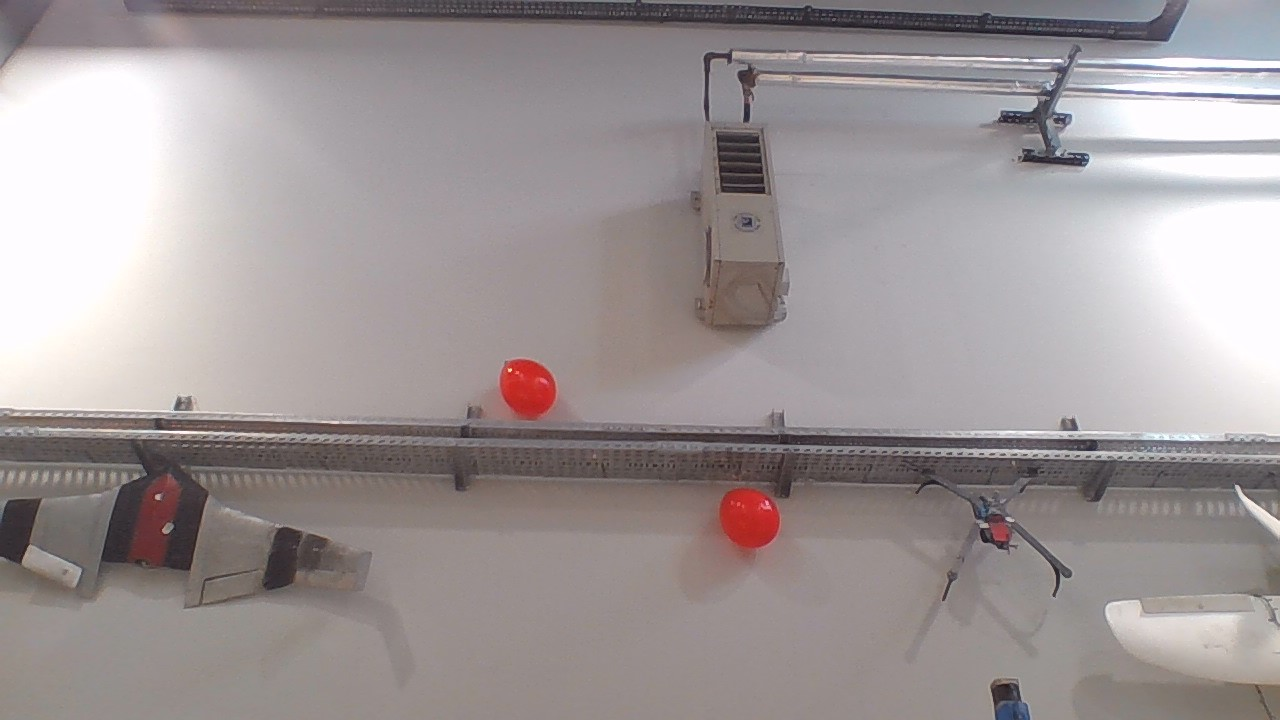
#> input picture src/buoy_detection/test_images/1.jpg, 1280 x 720 px, given in place of the camera
$ python dubaParkuruGorev.py
#> lines starting #> are read from the running program, lines starting #| are printed output that depends on the picture; after the words box and inside, x2 and y2 are one past the last pixel; in counts of white or black regions, pixels touching at a corner belong together
import cv2
import numpy as np
import itertools

# Renk aralıklarını HSV cinsinden tanımla (kalibre et)
color_ranges = {
    # Kırmızı duba rengi: https://rgb.to/ral/3000
    'kırmızı': [(0, 120, 70), (10, 255, 255)],  # Alt
    'kırmızı2': [(170, 120, 70), (180, 255, 255)],  # Üst

    # Yeşil duba rengi: https://rgb.to/ral/1021
    'yeşil': [(40, 200, 10), (70, 255, 255)],

    # Sarı duba rengi: https://rgb.to/ral/6001
    'sarı': [(20, 200, 100), (30, 255, 255)]
}

# Renkleri tanımla
neon_yesil = (0, 255, 0)
mavi = (255, 0, 0)
kirmizi = (0, 0, 255)
sari = (0, 255, 255)
beyaz = (255, 255, 255)

# Minimum genişlik oranı (kalibre edilebilir)
width_ratio = 0.7  # Diğer objelerin en büyük objenin en az yüzde 70'i kadar geniş olması gerekir

# Gölge toleransı (kalibre edilebilir)
shadow_tolerance = 30  # Gölgeler için tolere edilecek piksel sayısı

# Dikkate alınacak minimum obje boyutu (kalibre edilebilir)
min_size = 30

# Sarı-yeşil arası alanı tercih etme toleransı, parkur sağa dönüş içerdiği için (kalibre edilebilir)
preference_tolerance = 5

# Son dubanın tespiti (kalibre edilebilir)
min_height_for_parkour_over = 100  # Parkurun bittiğini belirleyecek piksel boy limiti

cap = cv2.VideoCapture(0)

def draw_line(frame, pt1, pt2, color, draw_dot=True):
    # pt1 ve pt2 arasında çizgi çiz
    cv2.line(frame, pt1, pt2, color, 2)
    if draw_dot:
        # Çizginin ortasına nokta çiz
        middle = ((pt1[0] + pt2[0]) // 2, (pt1[1] + pt2[1]) // 2)
        cv2.circle(frame, middle, 5, kirmizi, -1)
        return middle
    return None

def draw_center_lines(frame, center_point, target_point, width, height):
    # Dikey sarı çizgi çiz
    if target_point:
        vertical_x = target_point[0]
    else:
        vertical_x = width // 2
    cv2.line(frame, (vertical_x, 0), (vertical_x, height), sari, 2)

    # Merkez noktasına yeşil nokta çiz
    cv2.circle(frame, center_point, 5, neon_yesil, -1)

    # Dikey ve yatay çizgilerin kesiştiği noktaya sarı nokta çiz
    cv2.circle(frame, (vertical_x, center_point[1]), 5, sari, -1)

    return (vertical_x, center_point[1])

# Ekran çözünürlüğünü al ve kareyi ölçekle
screen_width = 1280
screen_height = 720

while True:
    ret, frame = cap.read()
#> frame is the input picture: shape (720, 1280, 3); mean B, G, R 151.9, 151.2, 159
    if not ret:
        break

    height, width = frame.shape[:2]

    # Kareyi HSV renkuzayına dönüştür
    hsv = cv2.cvtColor(frame, cv2.COLOR_BGR2HSV)
#> hsv: shape (720, 1280, 3); mean H, S, V 82.5, 19.2, 160.1

    # Tüm renk maskeleri için birleştirilmiş bir boş maske başlat
    combined_mask = np.zeros(hsv.shape[:2], dtype="uint8")

    all_contours = []
    object_bboxes = []
    object_colors = []

    max_width = 0

    # Her renk aralığını ayrı ayrı işle
    for color, (lower, upper) in color_ranges.items():
        if color == 'kırmızı2':  # İkinci kırmızı aralığını ayrı işle
            continue
        mask = cv2.inRange(hsv, np.array(lower), np.array(upper))
        if color == 'kırmızı':  # İki kırmızı maskesini birleştir
            mask2 = cv2.inRange(hsv, np.array(color_ranges['kırmızı2'][0]), np.array(color_ranges['kırmızı2'][1]))
            mask = cv2.add(mask, mask2)

        # Bağlantılı parçaları doldurmak için morfolojik kapama uygula
        kernel = np.ones((shadow_tolerance, shadow_tolerance), np.uint8)
        mask = cv2.morphologyEx(mask, cv2.MORPH_CLOSE, kernel)

        combined_mask = cv2.bitwise_or(combined_mask, mask)

        # Konturları bul
        contours, _ = cv2.findContours(mask, cv2.RETR_EXTERNAL, cv2.CHAIN_APPROX_SIMPLE)
        for contour in contours:
            x, y, w, h = cv2.boundingRect(contour)

            # En az 30 piksel genişlik ve yüksekliğe sahip objeleri filtrele
            if w >= min_size and h >= min_size:
                object_bboxes.append((x, y, w, h))
                object_colors.append(color)
                max_width = max(max_width, w)
#> this loop made 4 passes
#> pass 1, `mask = cv2.inRange(hsv, np.array(lower), np.array(upper))`:
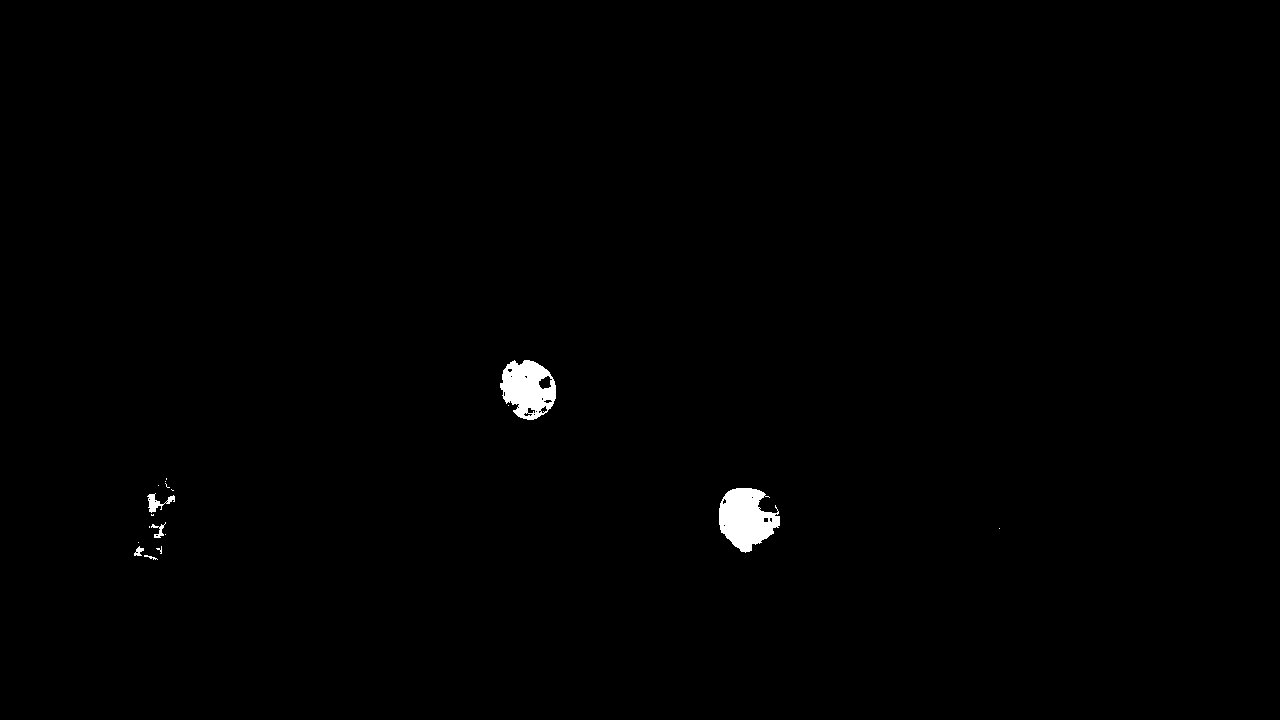
#> mask: shape (720, 1280); 0.58% white; 18 white regions (12 under 20 px), largest, box (x1, y1, x2, y2) and area: (719, 488, 780, 553) 2633, (500, 360, 556, 420) 2273, (147, 493, 175, 513) 212, (151, 522, 166, 538) 85, (134, 546, 144, 556) 55, (144, 555, 158, 560) 27
#> pass 1, `mask = cv2.morphologyEx(mask, cv2.MORPH_CLOSE, kernel)`:
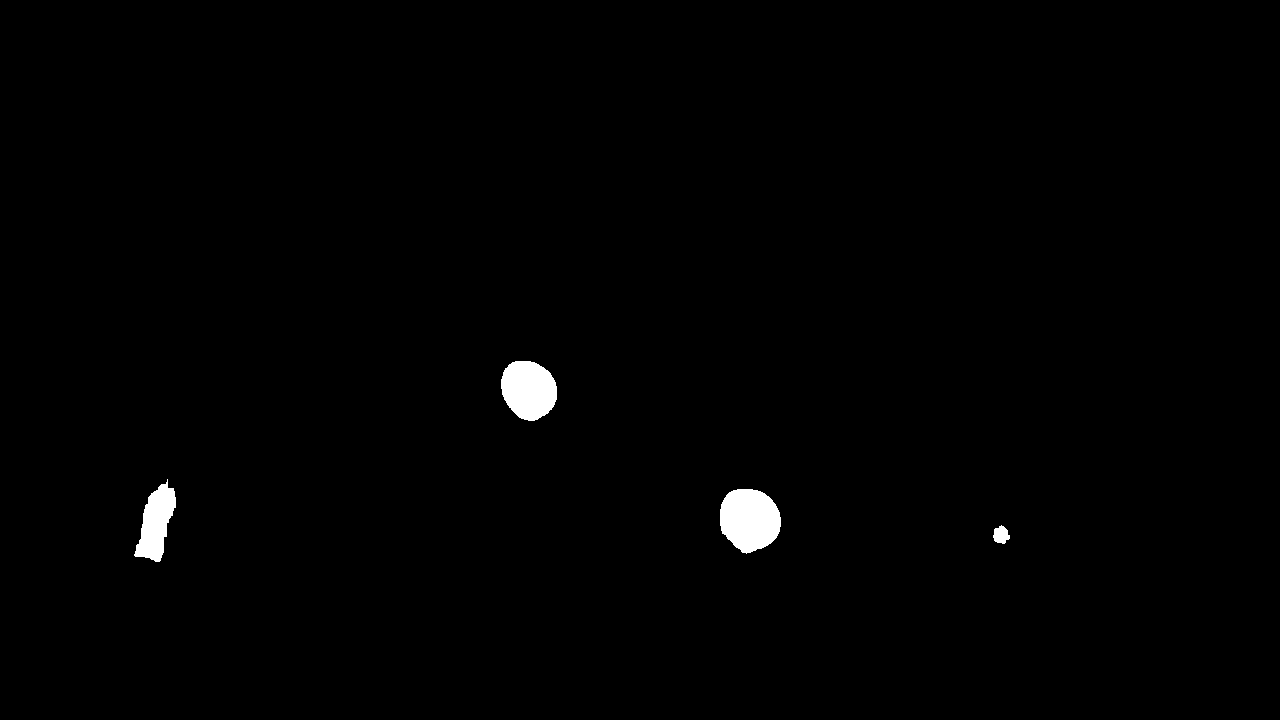
#> mask: shape (720, 1280); 0.85% white; 4 white regions, box (x1, y1, x2, y2) and area: (720, 489, 781, 554) 3056, (501, 361, 557, 421) 2607, (134, 479, 176, 562) 1919, (993, 525, 1010, 544) 223
#> after the loop, object_bboxes = [(720, 489, 61, 65), (134, 479, 42, 83), (501, 361, 56, 60)]; object_colors = ['kırmızı', 'kırmızı', 'kırmızı']

    # Genişlik oranı ve boyuta göre objeleri filtrele
    filtered_bboxes = []
    filtered_colors = []

    for (x, y, w, h), color in zip(object_bboxes, object_colors):
        if w >= width_ratio * max_width:
            filtered_bboxes.append((x, y, w, h))
            filtered_colors.append(color)
            color_label = f'{color.capitalize()} obje'
            color_value = kirmizi if color == 'kırmızı' else (neon_yesil if color == 'yeşil' else sari)
            cv2.rectangle(frame, (x, y), (x + w, y + h), color_value, 2)
            cv2.putText(frame, color_label, (x, y - 10), cv2.FONT_HERSHEY_SIMPLEX, 0.5, color_value, 2)
#> this loop made 3 passes
#> (x, y, w, h, color_label, color_value) on passes 1, 3: (720, 489, 61, 65, 'Kırmızı obje', (0, 0, 255)), (501, 361, 56, 60, 'Kırmızı obje', (0, 0, 255))
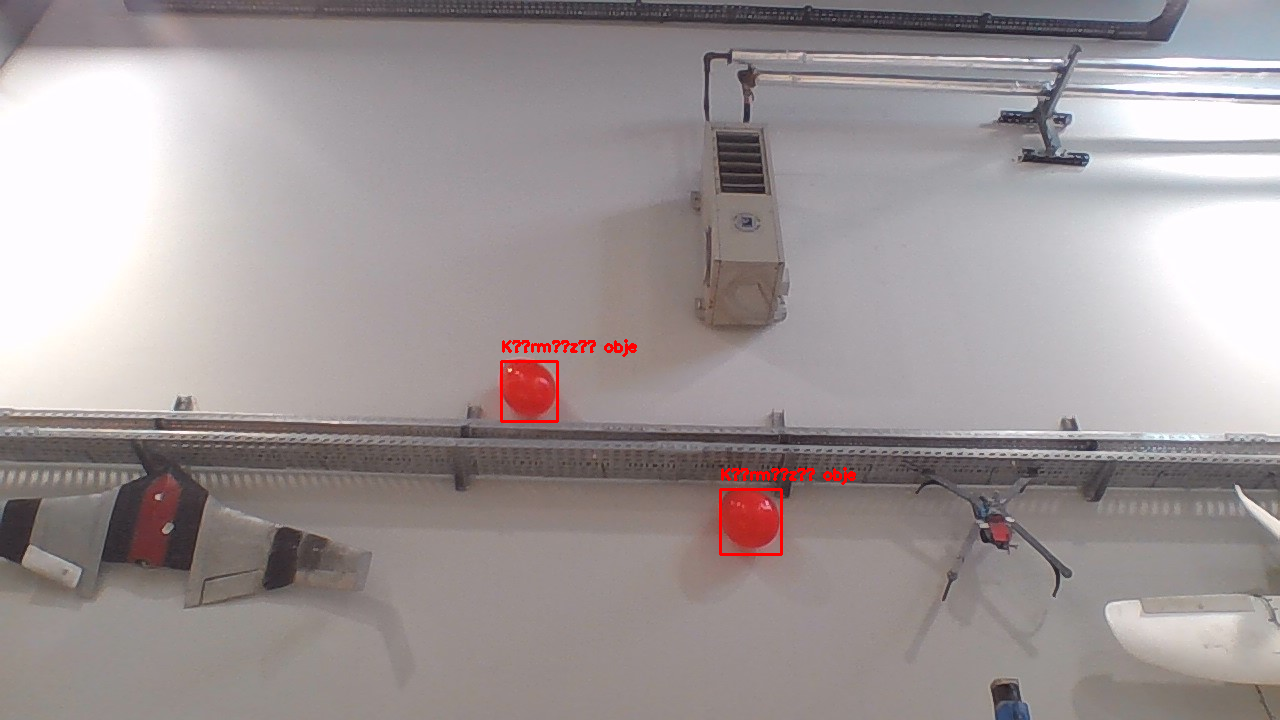
#> frame: shape (720, 1280, 3); 0.35% of pixels changed, all inside (x1, y1, x2, y2) = (500, 339, 856, 556)
#> after the loop, filtered_bboxes = [(720, 489, 61, 65), (501, 361, 56, 60)]; filtered_colors = ['kırmızı', 'kırmızı']

    # En soldaki kırmızı obje, en sağdaki yeşil obje ve en büyük sarı objeyi bul
    leftmost_red = None
    rightmost_green = None
    largest_yellow = None
    largest_yellow_size = 0

    for bbox, color in zip(filtered_bboxes, filtered_colors):
        x, y, w, h = bbox
        if color == 'kırmızı' and (leftmost_red is None or x < leftmost_red[0]):
            leftmost_red = bbox
        if color == 'yeşil' and (rightmost_green is None or x + w > rightmost_green[0] + rightmost_green[2]):
            rightmost_green = bbox
        if color == 'sarı' and w * h > largest_yellow_size:
            largest_yellow = bbox
            largest_yellow_size = w * h
#> this loop made 2 passes
#> after the loop, largest_yellow_size = 0

    # Sadece ilgili objeleri içeren listeyi oluştur
    relevant_objects = []
    relevant_colors = []

    if leftmost_red:
        relevant_objects.append(leftmost_red)
        relevant_colors.append('kırmızı')
    if rightmost_green:
        relevant_objects.append(rightmost_green)
        relevant_colors.append('yeşil')
    if largest_yellow:
        relevant_objects.append(largest_yellow)
        relevant_colors.append('sarı')

    # Tespit edilen objelere göre sonraki hareketi belirle
    middle_point = None
    if len(relevant_objects) > 0:
        if all(color == 'kırmızı' for color in relevant_colors):
            red_bbox = relevant_objects[0]
#> red_bbox = (501, 361, 56, 60)
            red_height = red_bbox[3]
#> red_height = 60

            if red_height < min_height_for_parkour_over:
                next_movement = "Parkur bitti, son şamandıra tespit edildi"
            elif red_height >= min_height_for_parkour_over:
                next_movement = "Sağa dön"
        elif all(color == 'yeşil' for color in relevant_colors):
            next_movement = "Sola dön" # DO,100
        elif all(color == 'sarı' for color in relevant_colors):
            next_movement = "İleri git" # IL,100
        else:
            # Geçerli bir yeşil obje yoksa
            if 'yeşil' not in relevant_colors:
                next_movement = "Sağa dön"
            else:
                # Herhangi bir objeyi kesmeden geçerli olan en geniş çizgiyi bul
                max_distance = 0
                best_pair = None
                yellow_green_distance = None
                red_yellow_distance = None
                yellow_green_pair = None
                red_yellow_pair = None

                for (i, j) in itertools.combinations(range(len(relevant_objects)), 2):
                    # Sınırlayıcı kutucukların kenarlarını al
                    x1, y1, w1, h1 = relevant_objects[i]
                    x2, y2, w2, h2 = relevant_objects[j]

                    # Kenar noktalarını hesapla (en yakın kenarları birleştirmek istiyoruz)
                    if x1 < x2:
                        pt1 = (x1 + w1, y1 + h1 // 2)  # Birinci objenin sağ kenarı
                        pt2 = (x2, y2 + h2 // 2)       # İkinci objenin sol kenarı
                    else:
                        pt1 = (x2 + w2, y2 + h2 // 2)  # İkinci objenin sağ kenarı
                        pt2 = (x1, y1 + h1 // 2)       # Birinci objenin sol kenarı

                    # Çizginin diğer objeleri kesmeyeceğini kontrol et
                    cross_objects = False
                    for k in range(len(relevant_objects)):
                        if k != i and k != j:
                            xk, yk, wk, hk = relevant_objects[k]
                            if pt1[0] < xk < pt2[0] or pt1[0] < xk + wk < pt2[0]:
                                cross_objects = True
                                break

                    if not cross_objects:
                        # Kenar noktaları arasındaki mesafeyi hesapla
                        distance = np.linalg.norm(np.array(pt1) - np.array(pt2))

                        # Sarı-yeşil ve kırmızı-sarı çiftlerini belirle ve mesafelerini sakla
                        if (relevant_colors[i] == 'sarı' and relevant_colors[j] == 'yeşil') or \
                        (relevant_colors[i] == 'yeşil' and relevant_colors[j] == 'sarı'):
                            yellow_green_distance = distance
                            yellow_green_pair = (pt1, pt2)
                        elif (relevant_colors[i] == 'kırmızı' and relevant_colors[j] == 'sarı') or \
                            (relevant_colors[i] == 'sarı' and relevant_colors[j] == 'kırmızı'):
                            red_yellow_distance = distance
                            red_yellow_pair = (pt1, pt2)

                        # Bu mesafe şimdiye kadarki en büyükse, bunu en iyi çift olarak kaydet
                        if distance > max_distance:
                            max_distance = distance
                            best_pair = (pt1, pt2)

                # Tolerans dahilinde ise, sarı-yeşil mesafesini tercih et
                if yellow_green_distance is not None and red_yellow_distance is not None:
                    # Sarı-yeşil daha küçükse ama tolerans dahilindeyse
                    if yellow_green_distance + preference_tolerance < red_yellow_distance:
                        # Toleransın dışındaysa kırmızı-sarıyı seç
                        best_pair = yellow_green_pair
                        max_distance = yellow_green_distance
                    elif red_yellow_distance > yellow_green_distance:
                        # Aksi takdirde daha geniş olan kırmızı-sarıyı seç
                        best_pair = red_yellow_pair
                        max_distance = red_yellow_distance

                if best_pair:
                    pt1, pt2 = best_pair
                    middle_point = draw_line(frame, pt1, pt2, kirmizi)

                    # Videonun merkez noktasını tanımla
                    frame_center = (frame.shape[1] // 2, frame.shape[0] // 2)

                    # Merkez noktası ile hedef nokta arasındaki yatay mesafeyi hesapla
                    horizontal_distance_to_center = abs(frame_center[0] - middle_point[0])

                    # Yatay mesafenin yüzdesini hesapla
                    horizontal_percentage = (horizontal_distance_to_center / frame.shape[1]) * 2 * 100

                    # Sonraki hareketi belirle
                    if horizontal_distance_to_center <= 30:
                        next_movement = "Sonraki hareket: İleri git" # IL,100
                    else:
                        if middle_point[0] < frame_center[0]:
                            next_movement = f"Sonraki hareket: %{horizontal_percentage:.0f} sola dön" # SO,0-100
                        else:
                            next_movement = f"Sonraki hareket: %{horizontal_percentage:.0f} sağa dön" # SA,0-100

                    # Hedef noktayı, mesafeyi ve sonraki hareketi yazdır
                    print(f"Hedef nokta: {middle_point}")
                    print(f"Hedef ile merkez noktaları arası yatay mesafe: {int(horizontal_distance_to_center)} piksel")
                else:
                    next_movement = "Geçerli obje tespit edilmedi" # ER,100

        print(next_movement)
    else:
        print("Geçerli obje tespit edilmedi") # ER,100

    # Kare merkezini tanımla
    center_point = (width // 2, height // 2)

    # Merkez çizgileri ve noktaları çiz
    intersection_point = draw_center_lines(frame, center_point, middle_point if middle_point else None, width, height)
#> in draw_center_lines, `cv2.line(frame, (vertical_x, 0), (vertical_x, height), sari, 2)`:
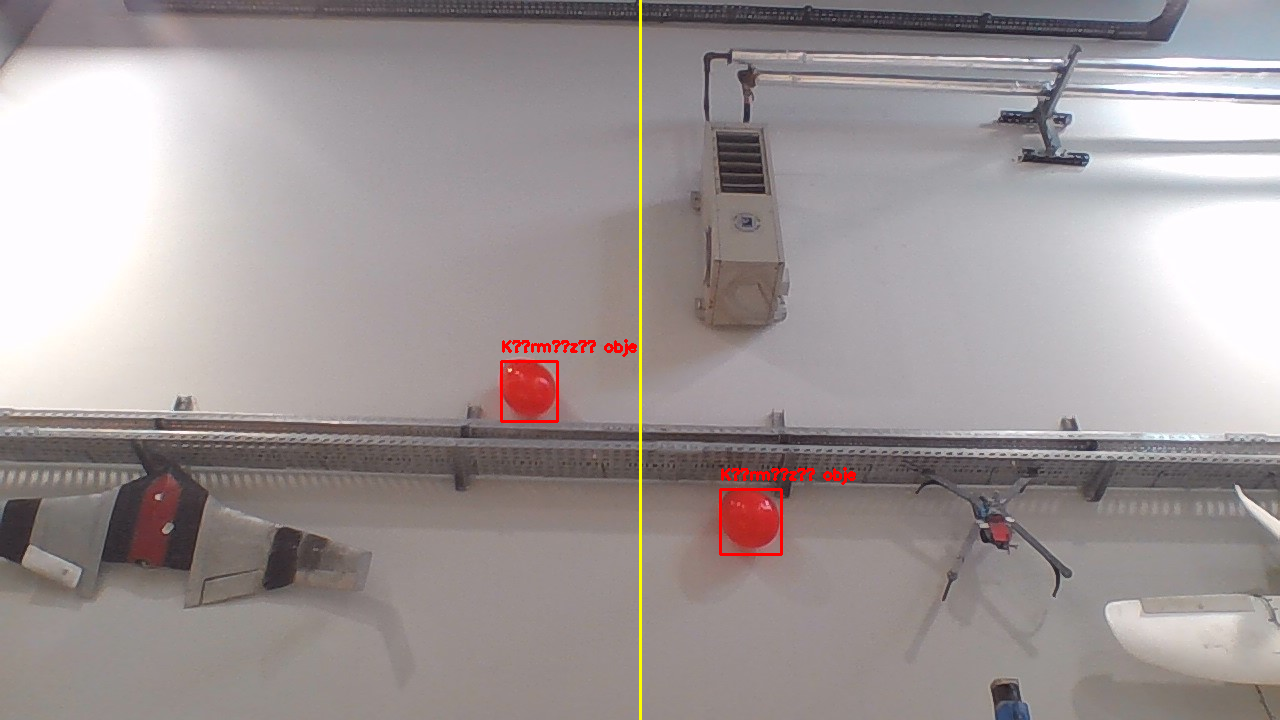
#> frame: shape (720, 1280, 3); 0.23% of pixels changed, all inside (x1, y1, x2, y2) = (639, 0, 642, 720)
#> intersection_point = (640, 360)

    if center_point and intersection_point:
        # Merkez noktasından kesişim noktasına yeşil yatay çizgi çiz, ortasına nokta ekleme
        draw_line(frame, (center_point[0], center_point[1]), (intersection_point[0], center_point[1]), neon_yesil, draw_dot=False)

    # Siyah-beyaz tespit edilen renkler görüntüsü oluştur
    bw_detected_colors = np.zeros_like(frame)
    bw_detected_colors[combined_mask > 0] = [255, 255, 255]

    # İki görüntüyü yatay olarak birleştir
    combined_frame = np.hstack((bw_detected_colors, frame))

    # Birleştirilmiş kareyi ekran boyutuna ölçekle
    frame_height, frame_width = combined_frame.shape[:2]
    scale_ratio = min(screen_width / frame_width, screen_height / frame_height)
    scaled_width = int(frame_width * scale_ratio)
    scaled_height = int(frame_height * scale_ratio)
    scaled_combined_frame = cv2.resize(combined_frame, (scaled_width, scaled_height))
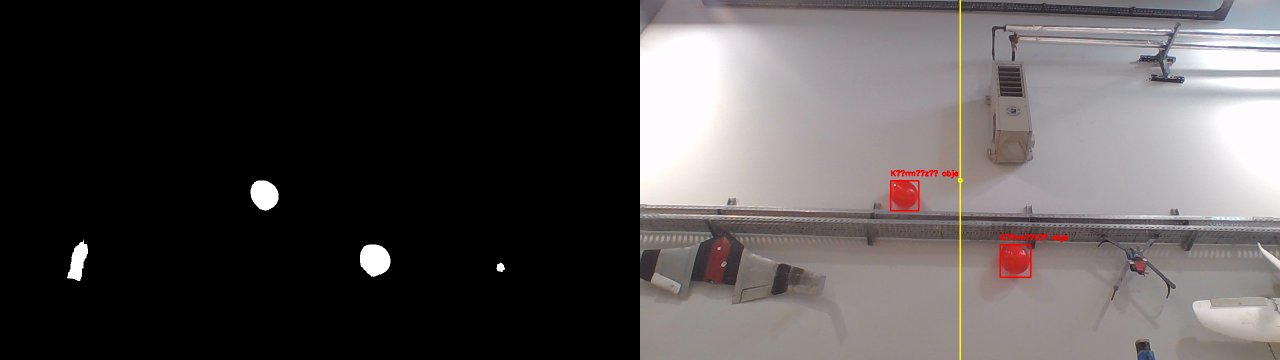
#> scaled_combined_frame: shape (360, 1280, 3); mean B, G, R 76.7, 76.7, 81

    # Çıktıyı göster
    cv2.imshow('Duba Tanıma', scaled_combined_frame)

    # 'q' tuşuna basılırsa döngüyü kes
    if cv2.waitKey(1) & 0xFF == ord('q'):
#> (key q is pressed here)
        break

# Yakalama işlemini sonlandır ve pencereleri kapat
cap.release()
cv2.destroyAllWindows()
